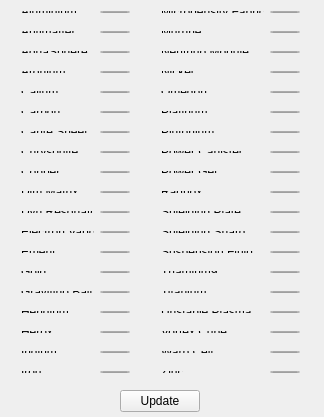
<?xml version="1.0" encoding="UTF-8"?>
<ui version="4.0">
 <class>Inventory</class>
 <widget class="QWidget" name="Inventory">
  <property name="geometry">
   <rect>
    <x>0</x>
    <y>0</y>
    <width>324</width>
    <height>417</height>
   </rect>
  </property>
  <property name="windowTitle">
   <string>Inventory</string>
  </property>
  <widget class="QPushButton" name="updateButton">
   <property name="geometry">
    <rect>
     <x>120</x>
     <y>390</y>
     <width>80</width>
     <height>22</height>
    </rect>
   </property>
   <property name="text">
    <string>Update</string>
   </property>
  </widget>
  <widget class="QWidget" name="layoutWidget">
   <property name="geometry">
    <rect>
     <x>10</x>
     <y>200</y>
     <width>131</width>
     <height>24</height>
    </rect>
   </property>
   <layout class="QHBoxLayout" name="horizontalLayout">
    <item>
     <widget class="QLabel" name="dynamicresonator">
      <property name="text">
       <string>Dyn Resonator</string>
      </property>
     </widget>
    </item>
    <item>
     <widget class="QLineEdit" name="dynResonEntry">
      <property name="minimumSize">
       <size>
        <width>30</width>
        <height>0</height>
       </size>
      </property>
      <property name="maximumSize">
       <size>
        <width>30</width>
        <height>16777215</height>
       </size>
      </property>
     </widget>
    </item>
   </layout>
  </widget>
  <widget class="QWidget" name="layoutWidget">
   <property name="geometry">
    <rect>
     <x>10</x>
     <y>180</y>
     <width>131</width>
     <height>24</height>
    </rect>
   </property>
   <layout class="QHBoxLayout" name="horizontalLayout_3">
    <item>
     <widget class="QLabel" name="dimmatrix">
      <property name="text">
       <string>Dim Matrix</string>
      </property>
     </widget>
    </item>
    <item>
     <widget class="QLineEdit" name="dimMatrixEntry">
      <property name="minimumSize">
       <size>
        <width>30</width>
        <height>0</height>
       </size>
      </property>
      <property name="maximumSize">
       <size>
        <width>30</width>
        <height>16777215</height>
       </size>
      </property>
     </widget>
    </item>
   </layout>
  </widget>
  <widget class="QWidget" name="layoutWidget">
   <property name="geometry">
    <rect>
     <x>10</x>
     <y>160</y>
     <width>131</width>
     <height>24</height>
    </rect>
   </property>
   <layout class="QHBoxLayout" name="horizontalLayout_4">
    <item>
     <widget class="QLabel" name="copper">
      <property name="text">
       <string>Copper</string>
      </property>
     </widget>
    </item>
    <item>
     <widget class="QLineEdit" name="copperEntry">
      <property name="minimumSize">
       <size>
        <width>30</width>
        <height>0</height>
       </size>
      </property>
      <property name="maximumSize">
       <size>
        <width>30</width>
        <height>16777215</height>
       </size>
      </property>
     </widget>
    </item>
   </layout>
  </widget>
  <widget class="QWidget" name="layoutWidget">
   <property name="geometry">
    <rect>
     <x>10</x>
     <y>140</y>
     <width>131</width>
     <height>24</height>
    </rect>
   </property>
   <layout class="QHBoxLayout" name="horizontalLayout_5">
    <item>
     <widget class="QLabel" name="chrysonite">
      <property name="text">
       <string>Chrysonite</string>
      </property>
     </widget>
    </item>
    <item>
     <widget class="QLineEdit" name="chrysoniteEntry">
      <property name="minimumSize">
       <size>
        <width>30</width>
        <height>0</height>
       </size>
      </property>
      <property name="maximumSize">
       <size>
        <width>30</width>
        <height>16777215</height>
       </size>
      </property>
     </widget>
    </item>
   </layout>
  </widget>
  <widget class="QWidget" name="layoutWidget">
   <property name="geometry">
    <rect>
     <x>10</x>
     <y>120</y>
     <width>131</width>
     <height>24</height>
    </rect>
   </property>
   <layout class="QHBoxLayout" name="horizontalLayout_6">
    <item>
     <widget class="QLabel" name="caritesheet">
      <property name="text">
       <string>Carite Sheet</string>
      </property>
     </widget>
    </item>
    <item>
     <widget class="QLineEdit" name="cariteSheetEntry">
      <property name="minimumSize">
       <size>
        <width>30</width>
        <height>0</height>
       </size>
      </property>
      <property name="maximumSize">
       <size>
        <width>30</width>
        <height>16777215</height>
       </size>
      </property>
     </widget>
    </item>
   </layout>
  </widget>
  <widget class="QWidget" name="layoutWidget">
   <property name="geometry">
    <rect>
     <x>10</x>
     <y>0</y>
     <width>131</width>
     <height>24</height>
    </rect>
   </property>
   <layout class="QHBoxLayout" name="horizontalLayout_8">
    <item>
     <widget class="QLabel" name="aluminium">
      <property name="text">
       <string>Aluminium</string>
      </property>
     </widget>
    </item>
    <item>
     <widget class="QLineEdit" name="aluminiumEntry">
      <property name="minimumSize">
       <size>
        <width>30</width>
        <height>0</height>
       </size>
      </property>
      <property name="maximumSize">
       <size>
        <width>30</width>
        <height>16777215</height>
       </size>
      </property>
     </widget>
    </item>
   </layout>
  </widget>
  <widget class="QWidget" name="layoutWidget">
   <property name="geometry">
    <rect>
     <x>10</x>
     <y>20</y>
     <width>131</width>
     <height>24</height>
    </rect>
   </property>
   <layout class="QHBoxLayout" name="horizontalLayout_9">
    <item>
     <widget class="QLabel" name="antimatter">
      <property name="text">
       <string>Antimatter</string>
      </property>
     </widget>
    </item>
    <item>
     <widget class="QLineEdit" name="antimatterEntry">
      <property name="minimumSize">
       <size>
        <width>30</width>
        <height>0</height>
       </size>
      </property>
      <property name="maximumSize">
       <size>
        <width>30</width>
        <height>16777215</height>
       </size>
      </property>
     </widget>
    </item>
   </layout>
  </widget>
  <widget class="QWidget" name="layoutWidget">
   <property name="geometry">
    <rect>
     <x>10</x>
     <y>40</y>
     <width>131</width>
     <height>24</height>
    </rect>
   </property>
   <layout class="QHBoxLayout" name="horizontalLayout_10">
    <item>
     <widget class="QLabel" name="aquasphere">
      <property name="text">
       <string>AquaSphere</string>
      </property>
     </widget>
    </item>
    <item>
     <widget class="QLineEdit" name="aquaSphereEntry">
      <property name="minimumSize">
       <size>
        <width>30</width>
        <height>0</height>
       </size>
      </property>
      <property name="maximumSize">
       <size>
        <width>30</width>
        <height>16777215</height>
       </size>
      </property>
     </widget>
    </item>
   </layout>
  </widget>
  <widget class="QWidget" name="layoutWidget">
   <property name="geometry">
    <rect>
     <x>10</x>
     <y>60</y>
     <width>131</width>
     <height>24</height>
    </rect>
   </property>
   <layout class="QHBoxLayout" name="horizontalLayout_11">
    <item>
     <widget class="QLabel" name="aronium">
      <property name="text">
       <string>Aronium</string>
      </property>
     </widget>
    </item>
    <item>
     <widget class="QLineEdit" name="aroniumEntry">
      <property name="minimumSize">
       <size>
        <width>30</width>
        <height>0</height>
       </size>
      </property>
      <property name="maximumSize">
       <size>
        <width>30</width>
        <height>16777215</height>
       </size>
      </property>
     </widget>
    </item>
   </layout>
  </widget>
  <widget class="QWidget" name="layoutWidget">
   <property name="geometry">
    <rect>
     <x>10</x>
     <y>80</y>
     <width>131</width>
     <height>24</height>
    </rect>
   </property>
   <layout class="QHBoxLayout" name="horizontalLayout_12">
    <item>
     <widget class="QLabel" name="calium">
      <property name="text">
       <string>Calium</string>
      </property>
     </widget>
    </item>
    <item>
     <widget class="QLineEdit" name="caliumEntry">
      <property name="minimumSize">
       <size>
        <width>30</width>
        <height>0</height>
       </size>
      </property>
      <property name="maximumSize">
       <size>
        <width>30</width>
        <height>16777215</height>
       </size>
      </property>
     </widget>
    </item>
   </layout>
  </widget>
  <widget class="QWidget" name="layoutWidget">
   <property name="geometry">
    <rect>
     <x>10</x>
     <y>100</y>
     <width>131</width>
     <height>24</height>
    </rect>
   </property>
   <layout class="QHBoxLayout" name="horizontalLayout_13">
    <item>
     <widget class="QLabel" name="carbon">
      <property name="text">
       <string>Carbon</string>
      </property>
     </widget>
    </item>
    <item>
     <widget class="QLineEdit" name="carbonEntry">
      <property name="minimumSize">
       <size>
        <width>30</width>
        <height>0</height>
       </size>
      </property>
      <property name="maximumSize">
       <size>
        <width>30</width>
        <height>16777215</height>
       </size>
      </property>
     </widget>
    </item>
   </layout>
  </widget>
  <widget class="QWidget" name="layoutWidget">
   <property name="geometry">
    <rect>
     <x>10</x>
     <y>220</y>
     <width>131</width>
     <height>24</height>
    </rect>
   </property>
   <layout class="QHBoxLayout" name="horizontalLayout_7">
    <item>
     <widget class="QLabel" name="electronvapor">
      <property name="text">
       <string>Electron Vapor</string>
      </property>
     </widget>
    </item>
    <item>
     <widget class="QLineEdit" name="electronVaporEntry">
      <property name="minimumSize">
       <size>
        <width>30</width>
        <height>0</height>
       </size>
      </property>
      <property name="maximumSize">
       <size>
        <width>30</width>
        <height>16777215</height>
       </size>
      </property>
     </widget>
    </item>
   </layout>
  </widget>
  <widget class="QWidget" name="layoutWidget">
   <property name="geometry">
    <rect>
     <x>10</x>
     <y>240</y>
     <width>131</width>
     <height>24</height>
    </rect>
   </property>
   <layout class="QHBoxLayout" name="horizontalLayout_14">
    <item>
     <widget class="QLabel" name="emeril">
      <property name="text">
       <string>Emeril</string>
      </property>
     </widget>
    </item>
    <item>
     <widget class="QLineEdit" name="emerilEntry">
      <property name="minimumSize">
       <size>
        <width>30</width>
        <height>0</height>
       </size>
      </property>
      <property name="maximumSize">
       <size>
        <width>30</width>
        <height>16777215</height>
       </size>
      </property>
     </widget>
    </item>
   </layout>
  </widget>
  <widget class="QWidget" name="layoutWidget">
   <property name="geometry">
    <rect>
     <x>10</x>
     <y>260</y>
     <width>131</width>
     <height>24</height>
    </rect>
   </property>
   <layout class="QHBoxLayout" name="horizontalLayout_15">
    <item>
     <widget class="QLabel" name="gold">
      <property name="text">
       <string>Gold</string>
      </property>
     </widget>
    </item>
    <item>
     <widget class="QLineEdit" name="goldEntry">
      <property name="minimumSize">
       <size>
        <width>30</width>
        <height>0</height>
       </size>
      </property>
      <property name="maximumSize">
       <size>
        <width>30</width>
        <height>16777215</height>
       </size>
      </property>
     </widget>
    </item>
   </layout>
  </widget>
  <widget class="QWidget" name="layoutWidget">
   <property name="geometry">
    <rect>
     <x>10</x>
     <y>280</y>
     <width>131</width>
     <height>24</height>
    </rect>
   </property>
   <layout class="QHBoxLayout" name="horizontalLayout_16">
    <item>
     <widget class="QLabel" name="label">
      <property name="text">
       <string>Gravitino Ball</string>
      </property>
     </widget>
    </item>
    <item>
     <widget class="QLineEdit" name="gravBallEntry">
      <property name="maximumSize">
       <size>
        <width>30</width>
        <height>16777215</height>
       </size>
      </property>
     </widget>
    </item>
   </layout>
  </widget>
  <widget class="QWidget" name="layoutWidget">
   <property name="geometry">
    <rect>
     <x>10</x>
     <y>300</y>
     <width>131</width>
     <height>24</height>
    </rect>
   </property>
   <layout class="QHBoxLayout" name="horizontalLayout_17">
    <item>
     <widget class="QLabel" name="heridium">
      <property name="text">
       <string>Heridium</string>
      </property>
     </widget>
    </item>
    <item>
     <widget class="QLineEdit" name="heridiumEntry">
      <property name="maximumSize">
       <size>
        <width>30</width>
        <height>16777215</height>
       </size>
      </property>
     </widget>
    </item>
   </layout>
  </widget>
  <widget class="QWidget" name="layoutWidget">
   <property name="geometry">
    <rect>
     <x>10</x>
     <y>320</y>
     <width>131</width>
     <height>24</height>
    </rect>
   </property>
   <layout class="QHBoxLayout" name="horizontalLayout_18">
    <item>
     <widget class="QLabel" name="herox">
      <property name="text">
       <string>Herox</string>
      </property>
     </widget>
    </item>
    <item>
     <widget class="QLineEdit" name="heroxEntry">
      <property name="maximumSize">
       <size>
        <width>30</width>
        <height>16777215</height>
       </size>
      </property>
     </widget>
    </item>
   </layout>
  </widget>
  <widget class="QWidget" name="layoutWidget">
   <property name="geometry">
    <rect>
     <x>10</x>
     <y>340</y>
     <width>131</width>
     <height>24</height>
    </rect>
   </property>
   <layout class="QHBoxLayout" name="horizontalLayout_19">
    <item>
     <widget class="QLabel" name="iridium">
      <property name="text">
       <string>Iridium</string>
      </property>
     </widget>
    </item>
    <item>
     <widget class="QLineEdit" name="iridiumEntry">
      <property name="maximumSize">
       <size>
        <width>30</width>
        <height>16777215</height>
       </size>
      </property>
     </widget>
    </item>
   </layout>
  </widget>
  <widget class="QWidget" name="layoutWidget">
   <property name="geometry">
    <rect>
     <x>10</x>
     <y>360</y>
     <width>131</width>
     <height>24</height>
    </rect>
   </property>
   <layout class="QHBoxLayout" name="horizontalLayout_20">
    <item>
     <widget class="QLabel" name="iron">
      <property name="text">
       <string>Iron</string>
      </property>
     </widget>
    </item>
    <item>
     <widget class="QLineEdit" name="ironEntry">
      <property name="maximumSize">
       <size>
        <width>30</width>
        <height>16777215</height>
       </size>
      </property>
     </widget>
    </item>
   </layout>
  </widget>
  <widget class="QWidget" name="layoutWidget">
   <property name="geometry">
    <rect>
     <x>150</x>
     <y>0</y>
     <width>161</width>
     <height>24</height>
    </rect>
   </property>
   <layout class="QHBoxLayout" name="horizontalLayout_21">
    <item>
     <widget class="QLabel" name="microfabric">
      <property name="text">
       <string>Microdensity Fabric</string>
      </property>
     </widget>
    </item>
    <item>
     <widget class="QLineEdit" name="microFabricEntry">
      <property name="minimumSize">
       <size>
        <width>30</width>
        <height>0</height>
       </size>
      </property>
      <property name="maximumSize">
       <size>
        <width>30</width>
        <height>16777215</height>
       </size>
      </property>
     </widget>
    </item>
   </layout>
  </widget>
  <widget class="QWidget" name="layoutWidget">
   <property name="geometry">
    <rect>
     <x>150</x>
     <y>20</y>
     <width>161</width>
     <height>24</height>
    </rect>
   </property>
   <layout class="QHBoxLayout" name="horizontalLayout_22">
    <item>
     <widget class="QLabel" name="murrine">
      <property name="text">
       <string>Murrine</string>
      </property>
     </widget>
    </item>
    <item>
     <widget class="QLineEdit" name="murrineEntry">
      <property name="minimumSize">
       <size>
        <width>30</width>
        <height>0</height>
       </size>
      </property>
      <property name="maximumSize">
       <size>
        <width>30</width>
        <height>16777215</height>
       </size>
      </property>
     </widget>
    </item>
   </layout>
  </widget>
  <widget class="QWidget" name="layoutWidget">
   <property name="geometry">
    <rect>
     <x>150</x>
     <y>40</y>
     <width>161</width>
     <height>24</height>
    </rect>
   </property>
   <layout class="QHBoxLayout" name="horizontalLayout_23">
    <item>
     <widget class="QLabel" name="label_5">
      <property name="text">
       <string>Neutrino Module</string>
      </property>
     </widget>
    </item>
    <item>
     <widget class="QLineEdit" name="neutrinoModuleEntry">
      <property name="minimumSize">
       <size>
        <width>30</width>
        <height>0</height>
       </size>
      </property>
      <property name="maximumSize">
       <size>
        <width>30</width>
        <height>16777215</height>
       </size>
      </property>
     </widget>
    </item>
   </layout>
  </widget>
  <widget class="QWidget" name="layoutWidget">
   <property name="geometry">
    <rect>
     <x>150</x>
     <y>60</y>
     <width>161</width>
     <height>24</height>
    </rect>
   </property>
   <layout class="QHBoxLayout" name="horizontalLayout_24">
    <item>
     <widget class="QLabel" name="nickel">
      <property name="text">
       <string>Nickel</string>
      </property>
     </widget>
    </item>
    <item>
     <widget class="QLineEdit" name="nickelEntry">
      <property name="minimumSize">
       <size>
        <width>30</width>
        <height>0</height>
       </size>
      </property>
      <property name="maximumSize">
       <size>
        <width>30</width>
        <height>16777215</height>
       </size>
      </property>
     </widget>
    </item>
   </layout>
  </widget>
  <widget class="QWidget" name="layoutWidget">
   <property name="geometry">
    <rect>
     <x>150</x>
     <y>80</y>
     <width>161</width>
     <height>24</height>
    </rect>
   </property>
   <layout class="QHBoxLayout" name="horizontalLayout_25">
    <item>
     <widget class="QLabel" name="omegon">
      <property name="text">
       <string>Omegon</string>
      </property>
     </widget>
    </item>
    <item>
     <widget class="QLineEdit" name="omegonEntry">
      <property name="minimumSize">
       <size>
        <width>30</width>
        <height>0</height>
       </size>
      </property>
      <property name="maximumSize">
       <size>
        <width>30</width>
        <height>16777215</height>
       </size>
      </property>
     </widget>
    </item>
   </layout>
  </widget>
  <widget class="QWidget" name="layoutWidget">
   <property name="geometry">
    <rect>
     <x>150</x>
     <y>100</y>
     <width>161</width>
     <height>24</height>
    </rect>
   </property>
   <layout class="QHBoxLayout" name="horizontalLayout_26">
    <item>
     <widget class="QLabel" name="platinum">
      <property name="text">
       <string>Platinum</string>
      </property>
     </widget>
    </item>
    <item>
     <widget class="QLineEdit" name="platinumEntry">
      <property name="minimumSize">
       <size>
        <width>30</width>
        <height>0</height>
       </size>
      </property>
      <property name="maximumSize">
       <size>
        <width>30</width>
        <height>16777215</height>
       </size>
      </property>
     </widget>
    </item>
   </layout>
  </widget>
  <widget class="QWidget" name="layoutWidget">
   <property name="geometry">
    <rect>
     <x>150</x>
     <y>120</y>
     <width>161</width>
     <height>24</height>
    </rect>
   </property>
   <layout class="QHBoxLayout" name="horizontalLayout_27">
    <item>
     <widget class="QLabel" name="plutonium">
      <property name="text">
       <string>Plutonium</string>
      </property>
     </widget>
    </item>
    <item>
     <widget class="QLineEdit" name="plutoniumEntry">
      <property name="minimumSize">
       <size>
        <width>30</width>
        <height>0</height>
       </size>
      </property>
      <property name="maximumSize">
       <size>
        <width>30</width>
        <height>16777215</height>
       </size>
      </property>
     </widget>
    </item>
   </layout>
  </widget>
  <widget class="QWidget" name="layoutWidget">
   <property name="geometry">
    <rect>
     <x>150</x>
     <y>140</y>
     <width>161</width>
     <height>24</height>
    </rect>
   </property>
   <layout class="QHBoxLayout" name="horizontalLayout_28">
    <item>
     <widget class="QLabel" name="powercanister">
      <property name="text">
       <string>Power Canister</string>
      </property>
     </widget>
    </item>
    <item>
     <widget class="QLineEdit" name="powerCanEntry">
      <property name="minimumSize">
       <size>
        <width>30</width>
        <height>0</height>
       </size>
      </property>
      <property name="maximumSize">
       <size>
        <width>30</width>
        <height>16777215</height>
       </size>
      </property>
     </widget>
    </item>
   </layout>
  </widget>
  <widget class="QWidget" name="layoutWidget">
   <property name="geometry">
    <rect>
     <x>150</x>
     <y>160</y>
     <width>161</width>
     <height>24</height>
    </rect>
   </property>
   <layout class="QHBoxLayout" name="horizontalLayout_29">
    <item>
     <widget class="QLabel" name="powergel">
      <property name="text">
       <string>Power Gel</string>
      </property>
     </widget>
    </item>
    <item>
     <widget class="QLineEdit" name="powerGelEntry">
      <property name="minimumSize">
       <size>
        <width>30</width>
        <height>0</height>
       </size>
      </property>
      <property name="maximumSize">
       <size>
        <width>30</width>
        <height>16777215</height>
       </size>
      </property>
     </widget>
    </item>
   </layout>
  </widget>
  <widget class="QWidget" name="layoutWidget">
   <property name="geometry">
    <rect>
     <x>150</x>
     <y>180</y>
     <width>161</width>
     <height>24</height>
    </rect>
   </property>
   <layout class="QHBoxLayout" name="horizontalLayout_30">
    <item>
     <widget class="QLabel" name="radnox">
      <property name="text">
       <string>Radnox</string>
      </property>
     </widget>
    </item>
    <item>
     <widget class="QLineEdit" name="radnoxEntry">
      <property name="minimumSize">
       <size>
        <width>30</width>
        <height>0</height>
       </size>
      </property>
      <property name="maximumSize">
       <size>
        <width>30</width>
        <height>16777215</height>
       </size>
      </property>
     </widget>
    </item>
   </layout>
  </widget>
  <widget class="QWidget" name="layoutWidget">
   <property name="geometry">
    <rect>
     <x>150</x>
     <y>200</y>
     <width>161</width>
     <height>24</height>
    </rect>
   </property>
   <layout class="QHBoxLayout" name="horizontalLayout_31">
    <item>
     <widget class="QLabel" name="shieldingplate">
      <property name="text">
       <string>Shielding Plate</string>
      </property>
     </widget>
    </item>
    <item>
     <widget class="QLineEdit" name="shieldingPlateEntry">
      <property name="minimumSize">
       <size>
        <width>30</width>
        <height>0</height>
       </size>
      </property>
      <property name="maximumSize">
       <size>
        <width>30</width>
        <height>16777215</height>
       </size>
      </property>
     </widget>
    </item>
   </layout>
  </widget>
  <widget class="QWidget" name="layoutWidget">
   <property name="geometry">
    <rect>
     <x>150</x>
     <y>220</y>
     <width>161</width>
     <height>24</height>
    </rect>
   </property>
   <layout class="QHBoxLayout" name="horizontalLayout_32">
    <item>
     <widget class="QLabel" name="shieldingshard">
      <property name="text">
       <string>Shielding Shard</string>
      </property>
     </widget>
    </item>
    <item>
     <widget class="QLineEdit" name="shieldingShardEntry">
      <property name="minimumSize">
       <size>
        <width>30</width>
        <height>0</height>
       </size>
      </property>
      <property name="maximumSize">
       <size>
        <width>30</width>
        <height>16777215</height>
       </size>
      </property>
     </widget>
    </item>
   </layout>
  </widget>
  <widget class="QWidget" name="layoutWidget">
   <property name="geometry">
    <rect>
     <x>150</x>
     <y>240</y>
     <width>161</width>
     <height>24</height>
    </rect>
   </property>
   <layout class="QHBoxLayout" name="horizontalLayout_33">
    <item>
     <widget class="QLabel" name="suspensionfluid">
      <property name="text">
       <string>Suspension Fluid</string>
      </property>
     </widget>
    </item>
    <item>
     <widget class="QLineEdit" name="suspensionFluidEntry">
      <property name="minimumSize">
       <size>
        <width>30</width>
        <height>0</height>
       </size>
      </property>
      <property name="maximumSize">
       <size>
        <width>30</width>
        <height>16777215</height>
       </size>
      </property>
     </widget>
    </item>
   </layout>
  </widget>
  <widget class="QWidget" name="layoutWidget">
   <property name="geometry">
    <rect>
     <x>150</x>
     <y>260</y>
     <width>161</width>
     <height>24</height>
    </rect>
   </property>
   <layout class="QHBoxLayout" name="horizontalLayout_34">
    <item>
     <widget class="QLabel" name="thamium9">
      <property name="text">
       <string>Thamium9</string>
      </property>
     </widget>
    </item>
    <item>
     <widget class="QLineEdit" name="thamium9Entry">
      <property name="minimumSize">
       <size>
        <width>30</width>
        <height>0</height>
       </size>
      </property>
      <property name="maximumSize">
       <size>
        <width>30</width>
        <height>16777215</height>
       </size>
      </property>
     </widget>
    </item>
   </layout>
  </widget>
  <widget class="QWidget" name="layoutWidget">
   <property name="geometry">
    <rect>
     <x>150</x>
     <y>280</y>
     <width>161</width>
     <height>24</height>
    </rect>
   </property>
   <layout class="QHBoxLayout" name="horizontalLayout_35">
    <item>
     <widget class="QLabel" name="titanium">
      <property name="text">
       <string>Titanium</string>
      </property>
     </widget>
    </item>
    <item>
     <widget class="QLineEdit" name="titaniumEntry">
      <property name="minimumSize">
       <size>
        <width>30</width>
        <height>0</height>
       </size>
      </property>
      <property name="maximumSize">
       <size>
        <width>30</width>
        <height>16777215</height>
       </size>
      </property>
     </widget>
    </item>
   </layout>
  </widget>
  <widget class="QWidget" name="layoutWidget">
   <property name="geometry">
    <rect>
     <x>150</x>
     <y>300</y>
     <width>161</width>
     <height>24</height>
    </rect>
   </property>
   <layout class="QHBoxLayout" name="horizontalLayout_36">
    <item>
     <widget class="QLabel" name="unstableplasma">
      <property name="text">
       <string>Unstable Plasma</string>
      </property>
     </widget>
    </item>
    <item>
     <widget class="QLineEdit" name="unstablePlasmaEntry">
      <property name="minimumSize">
       <size>
        <width>30</width>
        <height>0</height>
       </size>
      </property>
      <property name="maximumSize">
       <size>
        <width>30</width>
        <height>16777215</height>
       </size>
      </property>
     </widget>
    </item>
   </layout>
  </widget>
  <widget class="QWidget" name="layoutWidget">
   <property name="geometry">
    <rect>
     <x>150</x>
     <y>320</y>
     <width>161</width>
     <height>24</height>
    </rect>
   </property>
   <layout class="QHBoxLayout" name="horizontalLayout_37">
    <item>
     <widget class="QLabel" name="vortexcube">
      <property name="text">
       <string>Vortex Cube</string>
      </property>
     </widget>
    </item>
    <item>
     <widget class="QLineEdit" name="vortexCubeEntry">
      <property name="minimumSize">
       <size>
        <width>30</width>
        <height>0</height>
       </size>
      </property>
      <property name="maximumSize">
       <size>
        <width>30</width>
        <height>16777215</height>
       </size>
      </property>
     </widget>
    </item>
   </layout>
  </widget>
  <widget class="QWidget" name="layoutWidget">
   <property name="geometry">
    <rect>
     <x>150</x>
     <y>340</y>
     <width>161</width>
     <height>24</height>
    </rect>
   </property>
   <layout class="QHBoxLayout" name="horizontalLayout_38">
    <item>
     <widget class="QLabel" name="warpcell">
      <property name="text">
       <string>Warp Cell</string>
      </property>
     </widget>
    </item>
    <item>
     <widget class="QLineEdit" name="warpCellEntry">
      <property name="minimumSize">
       <size>
        <width>30</width>
        <height>0</height>
       </size>
      </property>
      <property name="maximumSize">
       <size>
        <width>30</width>
        <height>16777215</height>
       </size>
      </property>
     </widget>
    </item>
   </layout>
  </widget>
  <widget class="QWidget" name="layoutWidget">
   <property name="geometry">
    <rect>
     <x>150</x>
     <y>360</y>
     <width>161</width>
     <height>24</height>
    </rect>
   </property>
   <layout class="QHBoxLayout" name="horizontalLayout_39">
    <item>
     <widget class="QLabel" name="zinc">
      <property name="text">
       <string>Zinc</string>
      </property>
     </widget>
    </item>
    <item>
     <widget class="QLineEdit" name="zincEntry">
      <property name="minimumSize">
       <size>
        <width>30</width>
        <height>0</height>
       </size>
      </property>
      <property name="maximumSize">
       <size>
        <width>30</width>
        <height>16777215</height>
       </size>
      </property>
     </widget>
    </item>
   </layout>
  </widget>
  <zorder>layoutWidget</zorder>
  <zorder>layoutWidget</zorder>
  <zorder>layoutWidget</zorder>
  <zorder>layoutWidget</zorder>
  <zorder>layoutWidget</zorder>
  <zorder>layoutWidget</zorder>
  <zorder>layoutWidget</zorder>
  <zorder>layoutWidget</zorder>
  <zorder>layoutWidget</zorder>
  <zorder>layoutWidget</zorder>
  <zorder>layoutWidget</zorder>
  <zorder>layoutWidget</zorder>
  <zorder>layoutWidget</zorder>
  <zorder>layoutWidget</zorder>
  <zorder>layoutWidget</zorder>
  <zorder>layoutWidget</zorder>
  <zorder>layoutWidget</zorder>
  <zorder>layoutWidget</zorder>
  <zorder>layoutWidget</zorder>
  <zorder>layoutWidget</zorder>
  <zorder>layoutWidget</zorder>
  <zorder>layoutWidget</zorder>
  <zorder>layoutWidget</zorder>
  <zorder>layoutWidget</zorder>
  <zorder>layoutWidget</zorder>
  <zorder>layoutWidget</zorder>
  <zorder>layoutWidget</zorder>
  <zorder>layoutWidget</zorder>
  <zorder>layoutWidget</zorder>
  <zorder>layoutWidget</zorder>
  <zorder>layoutWidget</zorder>
  <zorder>layoutWidget</zorder>
  <zorder>layoutWidget</zorder>
  <zorder>layoutWidget</zorder>
  <zorder>layoutWidget</zorder>
  <zorder>layoutWidget</zorder>
  <zorder>layoutWidget</zorder>
  <zorder>layoutWidget</zorder>
  <zorder>updateButton</zorder>
 </widget>
 <layoutdefault spacing="6" margin="11"/>
 <resources/>
 <connections/>
</ui>
